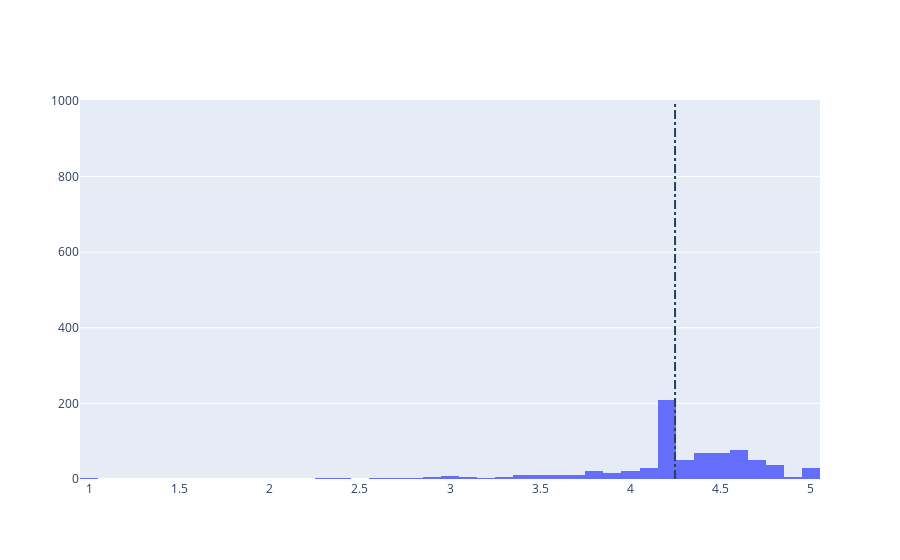

Here is the notebook cell this chart was saved with:
### Code cell
# Average rating of apps
paid_apps = apps[apps["Type"] == "Paid"]
free_apps = apps[apps["Type"] == "Free"]
avg_paid_app_rating = paid_apps["Rating"].mean()
avg_free_app_rating = free_apps["Rating"].mean()
print('Average paid app rating = ', avg_paid_app_rating)

# Distribution of apps according to their ratings
data = [go.Histogram(
        x = paid_apps['Rating']
)]

# Vertical dashed line to indicate the average app rating
layout = {'shapes': [{
              'type' :'line',
              'x0': avg_paid_app_rating,
              'y0': 0,
              'x1': avg_paid_app_rating,
              'y1': 1000,
              'line': { 'dash': 'dashdot'}
          }]
          }

plotly.offline.iplot({'data': data, 'layout': layout})

### Figure 1 — Plotly figure (JSON) as saved in the notebook; plotly's stock layout.template omitted (floating-point values rounded to 4 significant figures; data arrays with more than 128 entries replaced by an {"elided": "..."} marker saying what was removed)
{"data": [{"type": "histogram", "x": {"elided": "761 float values"}}], "layout": {"autosize": true, "shapes": [{"line": {"dash": "dashdot"}, "type": "line", "x0": 4.247, "x1": 4.247, "y0": 0, "y1": 1000}], "xaxis": {"autorange": true, "range": [0.95, 5.05], "type": "linear"}, "yaxis": {"autorange": true, "range": [-5.618, 1006.0]}}}
